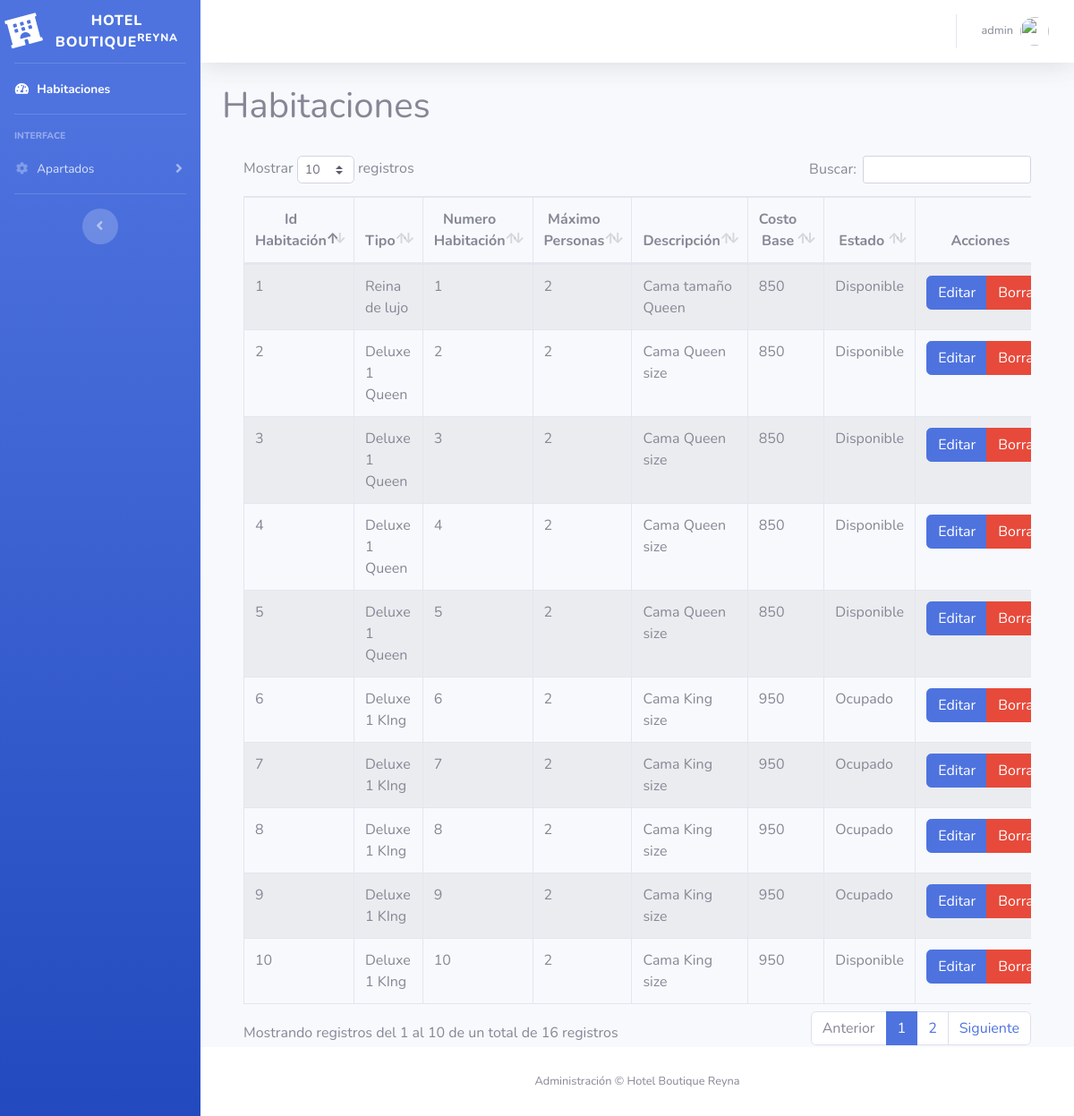
Page /LOGGIN/dashboard/index.php (signed in) on the committed database.
### tables this page shows
CREATE TABLE `habitacion` (
  `id_habitacion` int(11) NOT NULL,
  `tipo` varchar(70) NOT NULL,
  `num_habitacion` varchar(70) NOT NULL,
  `max_personas` varchar(10) NOT NULL,
  `descripcion` varchar(300) NOT NULL,
  `costo_base` varchar(20) NOT NULL,
  `estado` varchar(70) NOT NULL
);

### LOGGIN/dashboard/index.php (the view, shortened to what this page needs)
<?php require_once "vistas/parte_superior.php"?>
<div class="container">
    <h1>Habitaciones</h1>
 <?php
$objeto = new Conexion();
$conexion = $objeto->Conectar();
$consulta = "SELECT id_habitacion, tipo, num_habitacion, max_personas, descripcion, costo_base, estado FROM habitacion";
$resultado = $conexion->prepare($consulta);
$resultado->execute();
$data=$resultado->fetchAll(PDO::FETCH_ASSOC);
?>
<br>
<div class="container">
        <div class="row">
                <div class="col-lg-12">
                    <div class="table-responsive">
                        <table id="tablaHabitaciones" class="table table-striped table-bordered table-condensed" style="width:100%">
                        <thead class="text-center">
                            <tr>
                                <th>Id Habitación</th>
                                <th>Tipo</th>
                                <th>Numero Habitación</th>
                                <th>Máximo Personas</th>
                                <th>Descripción</th>
                                <th>Costo Base</th>
                                <th>Estado </th>
                                <th>Acciones</th>
                            </tr>
                        </thead>
                        <tbody>
                            <?php
                            foreach($data as $dat) {
                            ?>
                            <tr>
                                <td><?php echo $dat['id_habitacion'] ?></td>
                                <td><?php echo $dat['tipo'] ?></td>
                                <td><?php echo $dat['num_habitacion'] ?></td>
                                <td><?php echo $dat['max_personas'] ?></td>
                                <td><?php echo $dat['descripcion'] ?></td>
                                <td><?php echo $dat['costo_base'] ?></td>
                                <td><?php echo $dat['estado'] ?></td>
                                <td></td>
                            </tr>
                            <?php
                                }
                            ?>
                        </tbody>
                       </table>
                    </div>
                </div>
        </div>
    </div>
</div>
<?php require_once "vistas/parte_inferior.php"?>

### LOGGIN/dashboard/vistas/parte_superior.php (shortened to what this page needs)
<!DOCTYPE html>
<html lang="en">
<head>
  <link href="vendor/fontawesome-free/css/all.min.css" rel="stylesheet" type="text/css">
  <link href="css/sb-admin-2.min.css" rel="stylesheet">
    <link rel="stylesheet" type="text/css" href="vendor/datatables/datatables.min.css"/>
    <link rel="stylesheet"  type="text/css" href="vendor/datatables/DataTables-1.10.18/css/dataTables.bootstrap4.min.css">
</head>
<body id="page-top">
  <div id="wrapper">
    <ul class="navbar-nav bg-gradient-primary sidebar sidebar-dark accordion" id="accordionSidebar">
      <a class="sidebar-brand d-flex align-items-center justify-content-center" href="index.php">
        <div class="sidebar-brand-icon rotate-n-15">
          <i class="fas fa-hotel"></i>
        </div>
        <div class="sidebar-brand-text mx-3">Hotel Boutique<sup>Reyna</sup></div>
      </a>
      <hr class="sidebar-divider my-0">
      <li class="nav-item active">
        <a class="nav-link" href="index.php">
          <i class="fas fa-fw fa-tachometer-alt"></i>
          <span>Habitaciones</span></a>
      </li>
      <hr class="sidebar-divider">
      <div class="sidebar-heading">
        Interface
      </div>
      <li class="nav-item">
        <a class="nav-link collapsed" href="#" data-toggle="collapse" data-target="#collapseTwo" aria-expanded="true" aria-controls="collapseTwo">
          <i class="fas fa-fw fa-cog"></i>
          <span>Apartados</span>
        </a>
      </li>
      <hr class="sidebar-divider d-none d-md-block">
      <div class="text-center d-none d-md-inline">
        <button class="rounded-circle border-0" id="sidebarToggle"></button>
      </div>
    </ul>
    <div id="content-wrapper" class="d-flex flex-column">
      <div id="content">
        <nav class="navbar navbar-expand navbar-light bg-white topbar mb-4 static-top shadow">
          <ul class="navbar-nav ml-auto">
            <li class="nav-item dropdown no-arrow">
              <a class="nav-link dropdown-toggle" href="#" id="userDropdown" role="button" data-toggle="dropdown" aria-haspopup="true" aria-expanded="false">
                <span class="mr-2 d-none d-lg-inline text-gray-600 small"><?php echo $_SESSION["s_usuario"];?></span>
                <img class="img-profile rounded-circle" src="img/logo_menu.png">
              </a>
            </li>
          </ul>
        </nav>

### LOGGIN/dashboard/vistas/parte_inferior.php (shortened to what this page needs)
      </div>
      <footer class="sticky-footer bg-white">
        <div class="container my-auto">
          <div class="copyright text-center my-auto">
            <span>Administración &copy; Hotel Boutique Reyna</span>
          </div>
        </div>
      </footer>
    </div>
  </div>
</body>
</html>

### rows in the picture
habitacion: id_habitacion "1", tipo "Reina de lujo", num_habitacion "1", max_personas "2", descripcion "Cama tamaño Queen", costo_base "850", estado "Disponible"
habitacion: id_habitacion "2", tipo "Deluxe 1 Queen", num_habitacion "2", max_personas "2", descripcion "Cama Queen size", costo_base "850", estado "Disponible"
habitacion: id_habitacion "3", tipo "Deluxe 1 Queen", num_habitacion "3", max_personas "2", descripcion "Cama Queen size", costo_base "850", estado "Disponible"
habitacion: id_habitacion "4", tipo "Deluxe 1 Queen", num_habitacion "4", max_personas "2", descripcion "Cama Queen size", costo_base "850", estado "Disponible"
habitacion: id_habitacion "5", tipo "Deluxe 1 Queen", num_habitacion "5", max_personas "2", descripcion "Cama Queen size", costo_base "850", estado "Disponible"
habitacion: id_habitacion "6", tipo "Deluxe 1 KIng", num_habitacion "6", max_personas "2", descripcion "Cama King size", costo_base "950", estado "Ocupado"
habitacion: id_habitacion "7", tipo "Deluxe 1 KIng", num_habitacion "7", max_personas "2", descripcion "Cama King size", costo_base "950", estado "Ocupado"
habitacion: id_habitacion "8", tipo "Deluxe 1 KIng", num_habitacion "8", max_personas "2", descripcion "Cama King size", costo_base "950", estado "Ocupado"
habitacion: id_habitacion "9", tipo "Deluxe 1 KIng", num_habitacion "9", max_personas "2", descripcion "Cama King size", costo_base "950", estado "Ocupado"
habitacion: id_habitacion "10", tipo "Deluxe 1 KIng", num_habitacion "10", max_personas "2", descripcion "Cama King size", costo_base "950", estado "Disponible"

### other values in the picture
$_SESSION["s_usuario"] "admin"
